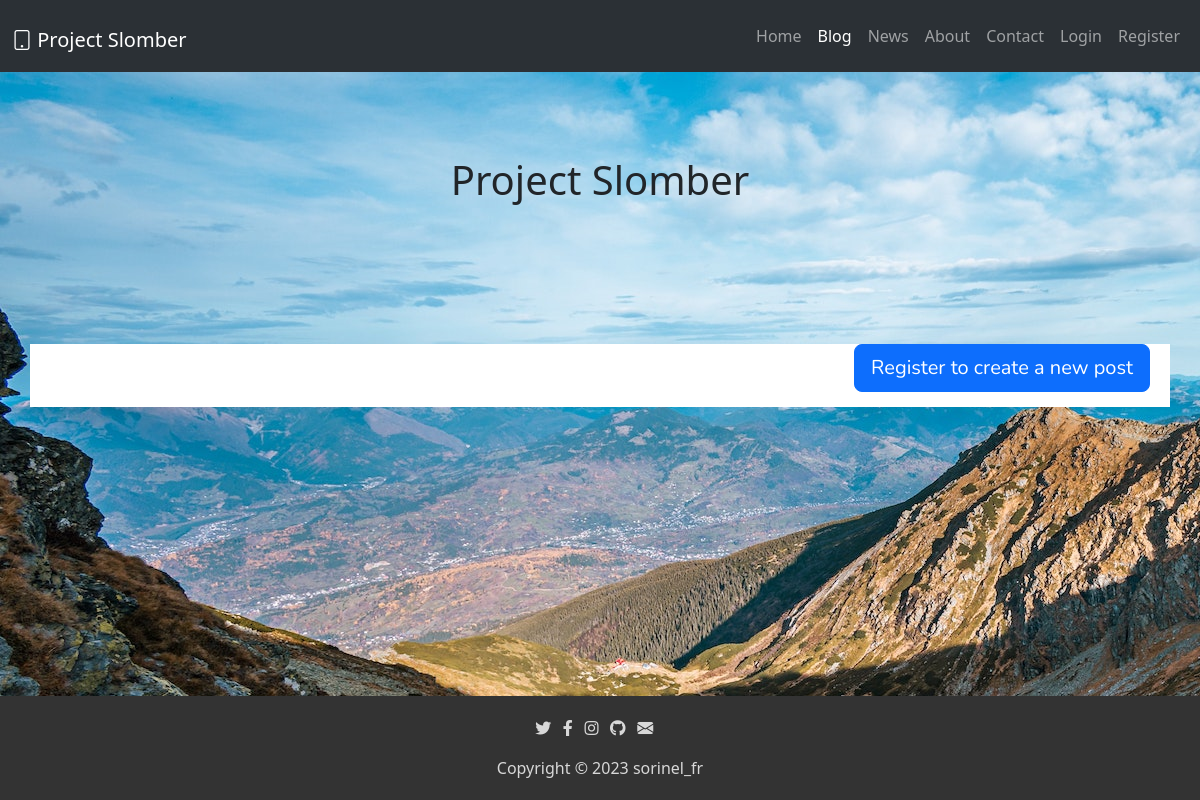
The app's page /blog, older data.
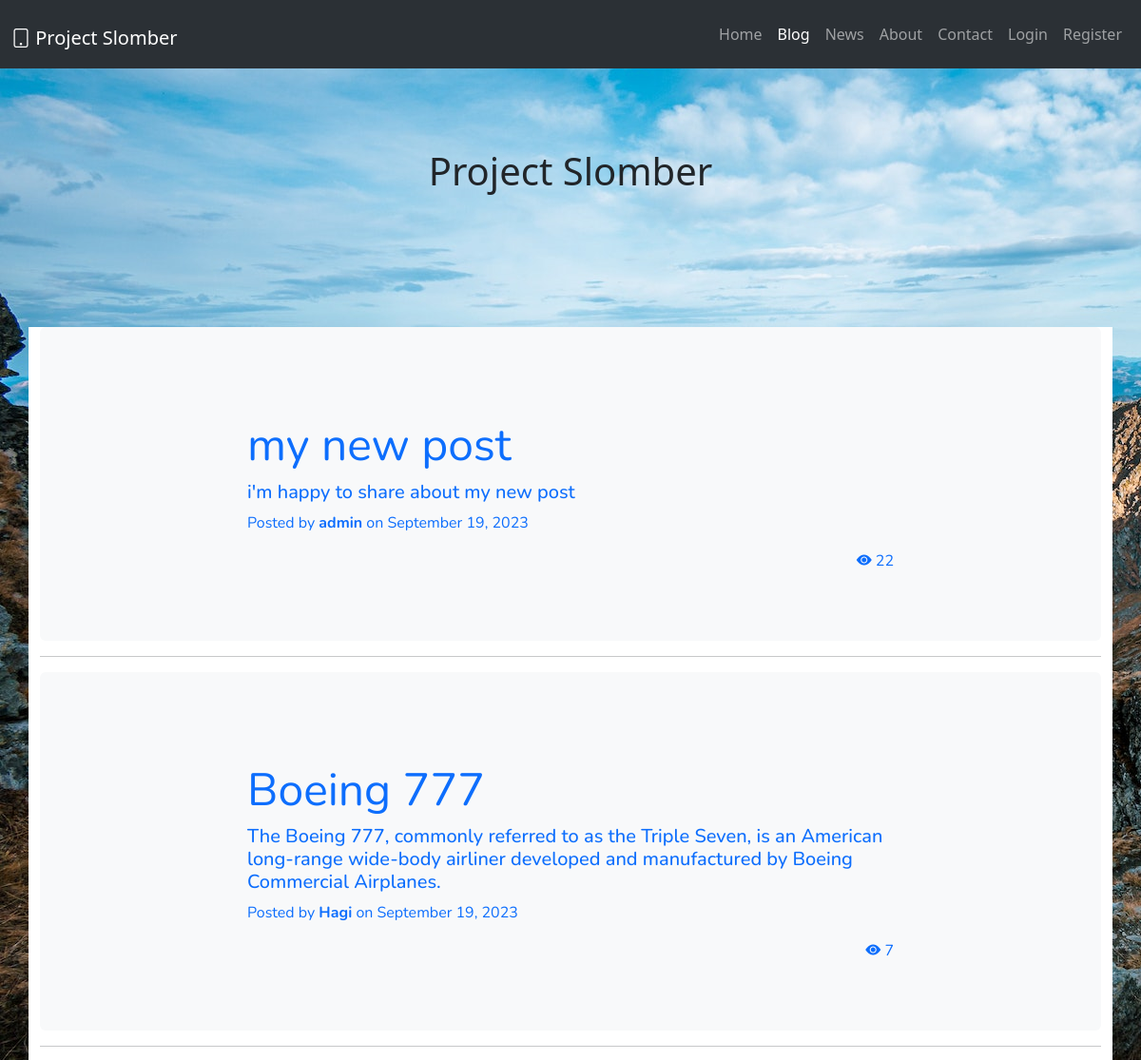
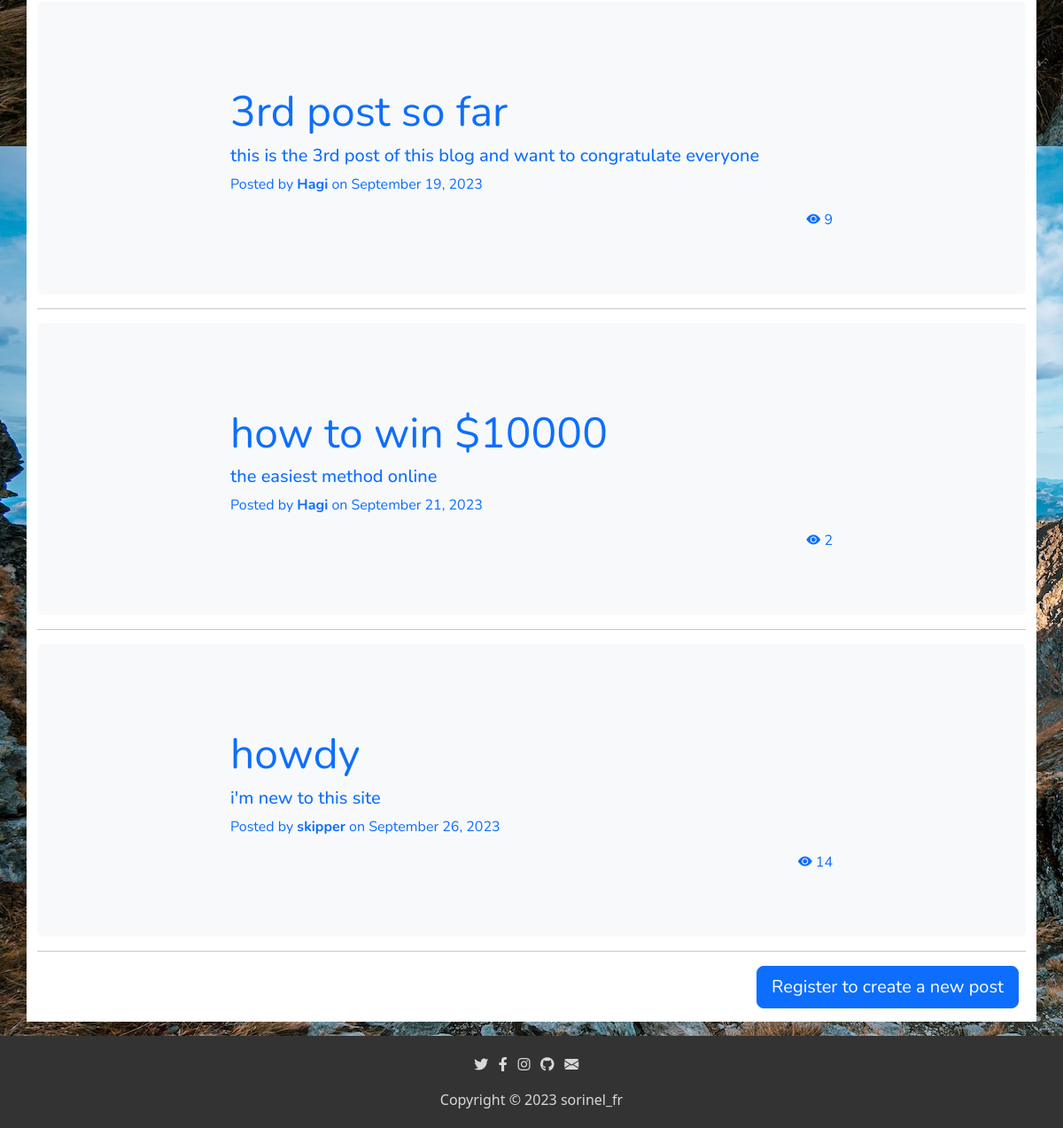
The same page, newer data (2 pictures, top to bottom).
### server.py (models this page shows)
    class BlogPosts(UserMixin, db.Model):
        __tablename__ = "posts"
        id = db.Column(db.Integer, primary_key=True)
        user_id = db.Column(db.Integer, db.ForeignKey('user.id'))
        author = relationship("User", back_populates="posts")
        comment = relationship("Comments", back_populates="posts")
        title = db.Column(db.String(250), unique=True, nullable=False)
        subtitle = db.Column(db.String(250), nullable=False)
        date = db.Column(db.String(250), nullable=False)
        text = db.Column(db.Text, nullable=False)
        post_views = db.Column(db.Integer, nullable=False)

    class User(UserMixin, db.Model):
        __tablename__ = "user"
        id = db.Column(db.Integer, primary_key=True)
        email = db.Column(db.String(100), unique=True, nullable=False)
        password = db.Column(db.String(100), nullable=False)
        name = db.Column(db.String(100), unique=True, nullable=False)
        profile_views = db.Column(db.Integer, nullable=False)
        picture_url = db.Column(db.String(3000))
        has_functions = db.Column(db.Boolean, nullable=False)
        is_admin = db.Column(db.Boolean, nullable=False)
        is_developer = db.Column(db.Boolean, nullable=False)
        posts = relationship("BlogPosts", back_populates="author")
        comment = relationship("Comments", back_populates="author")

### server.py (the view)
    @app.route('/blog')
    def blog_page():
        all_posts = db.session.query(BlogPosts).all()
        return render_template('blog.html', posts=all_posts, is_logged=current_user.is_authenticated)

### templates/blog.html (shortened to what this page needs)
<!DOCTYPE html>
<html lang="en">
<head>
    <link rel="stylesheet" href="static/style.css">
    <link rel="stylesheet" href="https://cdnjs.cloudflare.com/ajax/libs/font-awesome/5.15.3/css/all.min.css">
    <link href="https://cdn.jsdelivr.net/npm/bootstrap@5.3.0-alpha3/dist/css/bootstrap.min.css" rel="stylesheet"
>
    <link rel="stylesheet" href="https://cdn.jsdelivr.net/npm/bootstrap-icons@1.10.4/font/bootstrap-icons.css">
</head>
<body style="margin-bottom: 10%;">
    <nav class="navbar navbar-expand-lg bg-body-tertiary" data-bs-theme="dark">
        <div class="container-fluid">
            <h1><a class="navbar-brand" href="/"><i class="bi bi-tablet"></i> Project Slomber</a></h1>
            <div class="collapse navbar-collapse" id="navbarSupportedContent">
                <ul class="navbar-nav ms-auto mb-2 mb-lg-0">
                    <li class="nav-item">
                        <a class="nav-link" aria-current="page" href="/">Home</a>
                    </li>
                    <li class="nav-item">
                        <a class="nav-link active" href="/blog">Blog</a>
                    </li>
                    <li class="nav-item">
                        <a class="nav-link" href="/news">News</a>
                    </li>
                    <li class="nav-item">
                        <a class="nav-link" href="/about">About</a>
                    </li>
                    <li class="nav-item">
                        <a class="nav-link" href="/contact">Contact</a>
                    </li>
                    {% if current_user.is_authenticated == False: %}
                    <li class="nav-item">
                        <a class="nav-link" href="/login">Login</a>
                    </li>
                    <li class="nav-item">
                        <a class="nav-link" href="/register">Register</a>
                    </li>
                    {% endif %}
                </ul>
            </div>
        </div>
    </nav>
    <div class="front-logo">
        <h1 class="page-title">Project Slomber</h1>
    </div>
    <div class="container my-5">
        {%for post in posts%}
        <a href="blog/post/{{post.id}}" style="text-decoration: none;">
            <div class="bg-body-tertiary p-5 rounded">
                <div class="col-sm-8 py-5 mx-auto">
                    <h1 class="display-5 fw-normal">
                        {{post.title}}
                    </h1>
                    <h2 class="fs-5">
                        {{post.subtitle}}
                    </h2>
                    <p>
                        Posted by <b>{{post.author.name}}</b> on {{post.date}}
                    </p>
                    <div style="float: right;">
                        <i class="bi bi-eye-fill"></i> {{post.post_views}}
                    </div>
                </div>
            </div>
        </a>
        <hr>
        {%endfor%}
        {%if not current_user.is_authenticated:%}
        <div class="d-grid gap-2 d-md-flex justify-content-md-end">
            <a href="/register"><button class="btn btn-primary btn-lg me-md-2" type="button" style="margin-bottom: 5%;">Register to create a new post</button></a>
        </div>
        {% else %}
        <div class="d-grid gap-2 d-md-flex justify-content-md-end">
            <a href="/new-post"><button class="btn btn-primary btn-lg me-md-2" type="button" style="margin-bottom: 5%;">Create new post</button></a>
        </div>
        {% endif %}
    </div>
</body>
<footer>
    <ul class="icons">
        <li><a href="https://twitter.com/Sorin63701900" target="_blank"><i class="fab fa-twitter"></i></a></li>
        <li><a href="https://www.facebook.com/sorin.fratean" target="_blank"><i class="fab fa-facebook-f"></i></a></li>
        <li><a href="https://www.instagram.com/sorinel_fr/" target="_blank"><i class="fab fa-instagram"></i></a></li>
        <li><a href="https://github.com/Sorinel27" target="_blank"><i class="fab fa-github"></i></a></li>
        <li><a href="mailto:sorin78910@gmail.com" target="_blank"><i class="bi bi-envelope-fill"></i></a></li>
    </ul>
    <a href="https://sorinelfr.ro/" target="_blank">Copyright &copy; 2023 sorinel_fr</a>
</footer>
</html>

### static/style.css (style rules this page uses)
body { margin-bottom: 10%; background-image: url("img/bg.jpg"); background-size: auto; }
body .front-logo { text-align: center; padding-top: 7%; padding-bottom: 7%; }
body .container { background-color: white; margin-top: 7%; font-family: "Nunito", "Arial", sans-serif; }
footer { background-color: #333; color: #fff; text-align: center; position: fixed; bottom: 0; width: 100%; padding: 20px; }
footer .icons { display: flex; flex-direction: row; list-style-type: none; justify-content: center; padding-left: 0; }
footer .icons li { padding-right: 1%; }
footer a { text-decoration: none; color: rgb(216, 216, 216); }

Row changes from the older to the newer data that the page shows:
added BlogPosts: title "my new post", subtitle "i'm happy to share about my new post", author.name "admin", date "September 19, 2023", post_views "22"
added BlogPosts: title "Boeing 777", subtitle "The Boeing 777, commonly referred to as the Triple Seven, is an American long-range wide-body airliner developed and manufactured by Boeing Commercial Airplanes.", author.name "Hagi", date "September 19, 2023", post_views "7"
added BlogPosts: title "3rd post so far", subtitle "this is the 3rd post of this blog and want to congratulate everyone", author.name "Hagi", date "September 19, 2023", post_views "9"
added BlogPosts: title "how to win $10000", subtitle "the easiest method online", author.name "Hagi", date "September 21, 2023", post_views "2"
added BlogPosts: title "howdy", subtitle "i'm new to this site", author.name "skipper", date "September 26, 2023", post_views "14"
